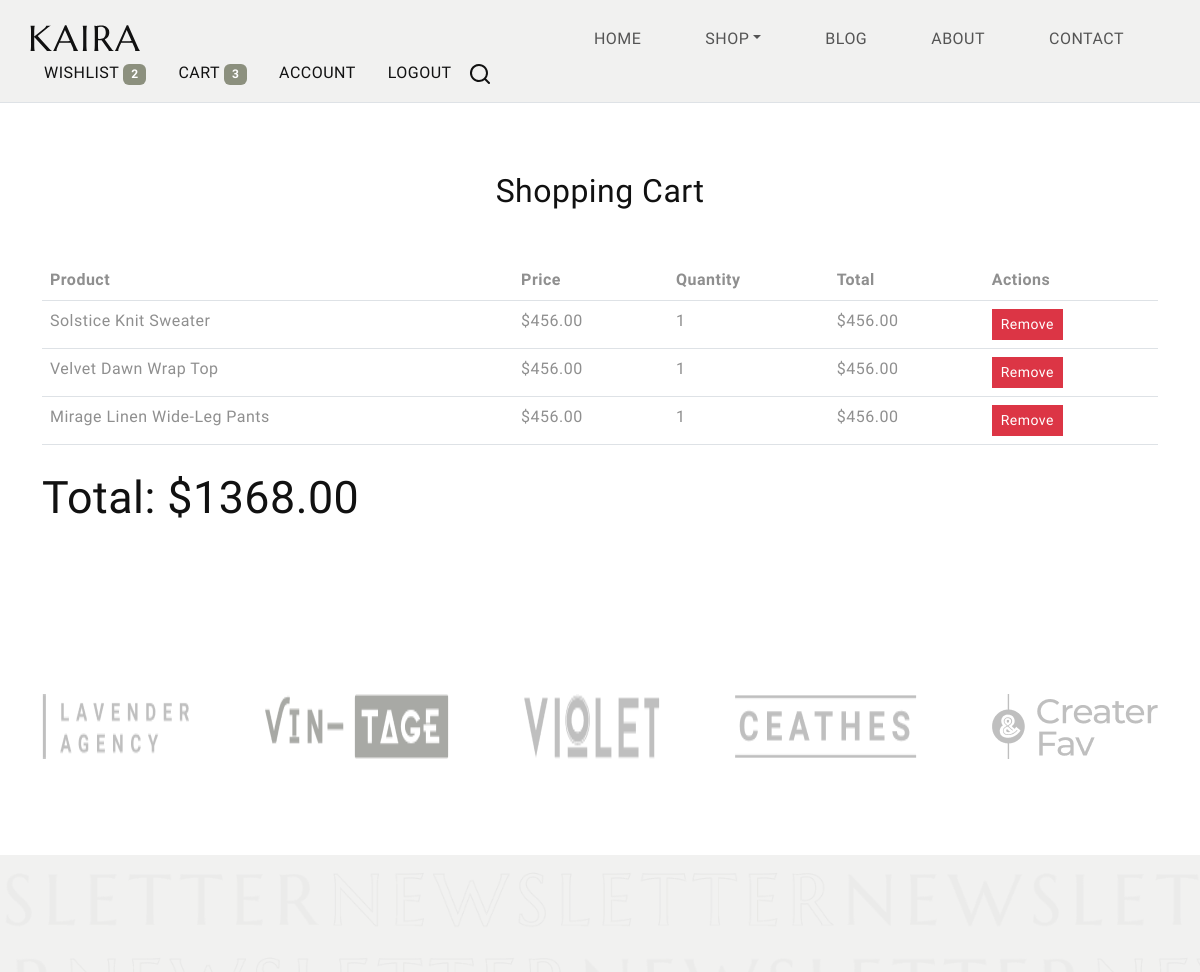
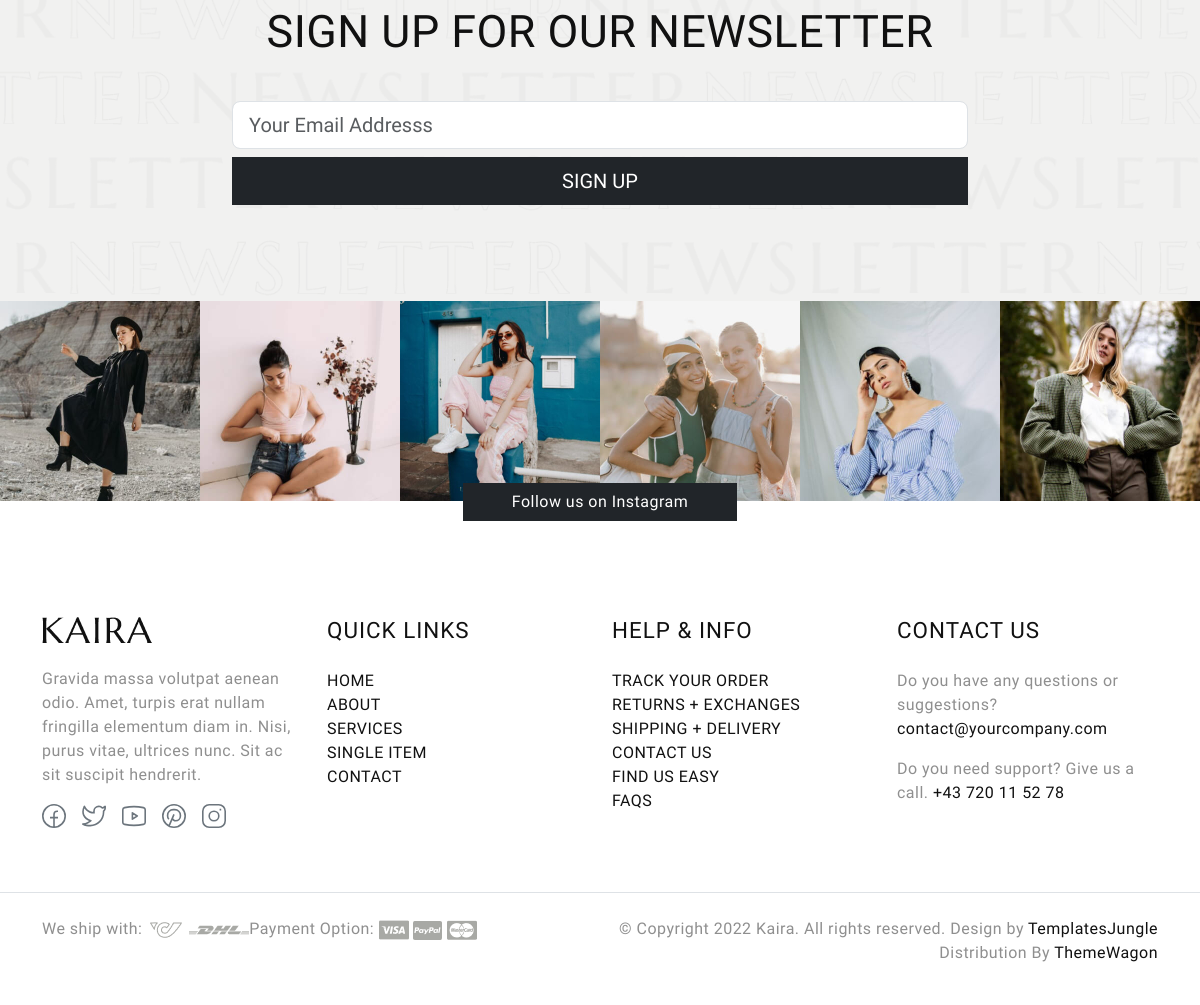
The app's page /cart/ (signed in) with its own data (2 pictures, top to bottom).
### myapp/models.py (models this page shows, shortened)
class Cart(models.Model):
    user = models.ForeignKey(User, on_delete=models.CASCADE)
    product = models.ForeignKey(Product, on_delete=models.CASCADE)
    quantity = models.PositiveIntegerField(default=1)
    def get_total(self):
        return self.product.price * self.quantity

class Product(models.Model):
    name = models.CharField(max_length=200)
    image = models.ImageField(upload_to='products/')
    description = models.TextField()
    price = models.DecimalField(max_digits=10, decimal_places=2)
    category = models.ForeignKey(Category, on_delete=models.CASCADE, null=True)
    is_best_selling = models.BooleanField(default=False)
    is_you_may_also_like = models.BooleanField(default=False)
    created_at = models.DateTimeField(auto_now_add=True)

### myapp/views.py (the view)
# urls.py: path('cart/', ViewCartView.as_view(), name='view_cart'),
@method_decorator(login_required, name='dispatch')
class ViewCartView(ListView):
    model = Cart
    template_name = 'cart.html'
    context_object_name = 'cart_items'
    def get_queryset(self):
        return Cart.objects.filter(user=self.request.user)
    def get_context_data(self, **kwargs):
        context = super().get_context_data(**kwargs)
        context['total_price'] = sum(item.get_total() for item in context['cart_items'])
        return context

### myapp/context_processors.py (called while the page is built)
def categories(request):
    return {
        'categories': Category.objects.all()
    }

def cart_and_wishlist_counts(request):
    if request.user.is_authenticated:
        cart_count = Cart.objects.filter(user=request.user).count()
        wishlist_count = Wishlist.objects.filter(user=request.user).count()
    else:
        cart_count = 0
        wishlist_count = 0
    return {
        'cart_count': cart_count,
        'wishlist_count': wishlist_count,
    }

### template/cart.html (shortened to what this page needs)
{% extends 'base.html' %}
{% block content %}
<section class="cart-page py-5">
    <div class="container">
        <h1 class="text-center mb-5">Shopping Cart</h1>
        {% if not cart_items %}
            <p class="text-center">Your cart is empty.</p>
        {% else %}
            <table class="table">
                <thead>
                    <tr>
                        <th>Product</th>
                        <th>Price</th>
                        <th>Quantity</th>
                        <th>Total</th>
                        <th>Actions</th>
                    </tr>
                </thead>
                <tbody>
                    {% for item in cart_items %}
                        <tr>
                            <td>{{ item.product.name }}</td>
                            <td>${{ item.product.price }}</td>
                            <td>{{ item.quantity }}</td>
                            <td>${{ item.get_total }}</td>
                            <td><a href="{% url 'remove_from_cart' item.product.id %}" class="btn btn-danger btn-sm">Remove</a></td>
                        </tr>
                    {% endfor %}
                </tbody>
            </table>
            <h3 class="text-right">Total: ${{ total_price }}</h3>
        {% endif %}
    </div>
</section>
{% endblock %}

### static/style.css (style rules this page uses)
body { --heading-font: "Marcellus", sans-serif !important; --heading-font-weight: 400; --heading-color: #111; --heading-line-height: 1.24; --swiper-theme-color: #8C907E; --bs-body-font-family: "Marcellus", sans-serif !important; --bs-body-font-weight: 400; --bs-body-line-height: 1.5; --bs-body-color: #8f8f8f; --bs-body-color-rgb: 143, 143, 143; --bs-primary: #8C907E; --bs-secondary: #6c757d; --bs-black: #111; --bs-light: #F1F1F0; --bs-dark: #212529; --bs-gray: #9aa1a7; --bs-gray-dark: #51565b; --bs-primary-rgb: 140, 144, 126; --bs-secondary-rgb: 108, 117, 125; --bs-black-rgb: 17, 17, 17; --bs-light-rgb: 241, 241, 240; --bs-dark-rgb: 33, 37, 41; --bs-link-color: #111; --bs-link-color-rgb: 17, 17, 17; --bs-link-decoration: underline; --bs-link-hover-color: #111; --bs-link-hover-color-rgb: 17, 17, 17; }
body { letter-spacing: 0.03rem; }
h1, .h1, h2, .h2, h3, .h3, h4, .h4, h5, .h5, h6, .h6 { font-family: var(--heading-font); font-weight: var(--heading-font-weight); color: var(--heading-color); line-height: var(--heading-line-height); }
h1, h2, h3 { margin: 25px 0; }
h1, .h1 { font-size: 4.5rem; }
h3, .h3 { font-size: 2.8rem; }
a { text-decoration: none; }
.btn { --bs-btn-border-radius: 0; }

### records on screen
Cart: product.name "Solstice Knit Sweater", product.price "456.00", quantity "1", get_total "456.00"
Cart: product.name "Velvet Dawn Wrap Top", product.price "456.00", quantity "1", get_total "456.00"
Cart: product.name "Mirage Linen Wide-Leg Pants", product.price "456.00", quantity "1", get_total "456.00"

### other values on screen
{{ wishlist_count }} "2"
{{ cart_count }} "3"
{{ total_price }} "1368.00"
